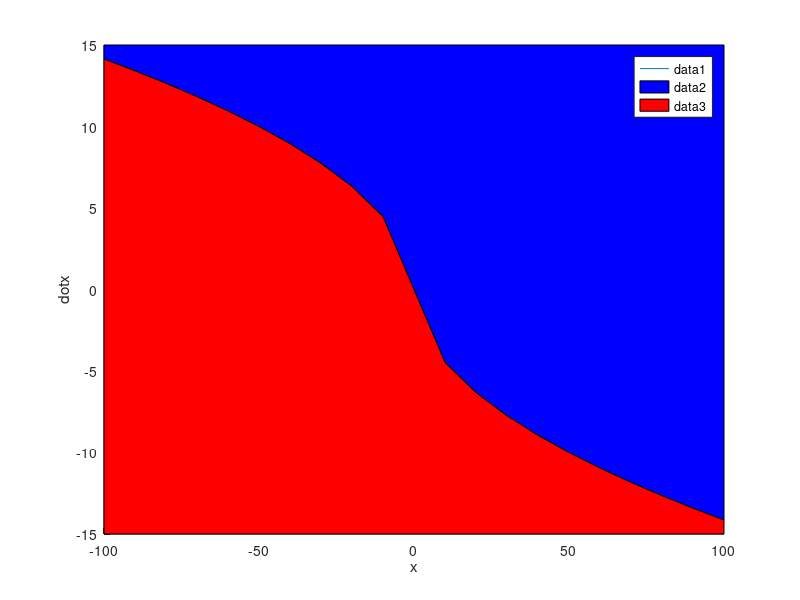

MATLAB code for this plot:
clear all
clc

figure()
xlabel('x');
ylabel('dotx');

hold on
x = -100:10:100;
n_times = length(x);
y_Matrix = zeros(1, n_times);
for i = 1:n_times
    if 0 < x(i)
        y = -sqrt(2*x(i));
    else
        y = sqrt(-2*x(i));
    end
    y_Matrix(1,i) = y;
end
Y=y_Matrix;

plot(x,Y)
patch([x fliplr(x)], [Y max(ylim)*ones(size(Y))], 'b') 
patch([x fliplr(x)], [Y min(ylim)*ones(size(Y))], 'r') 
legend() 
